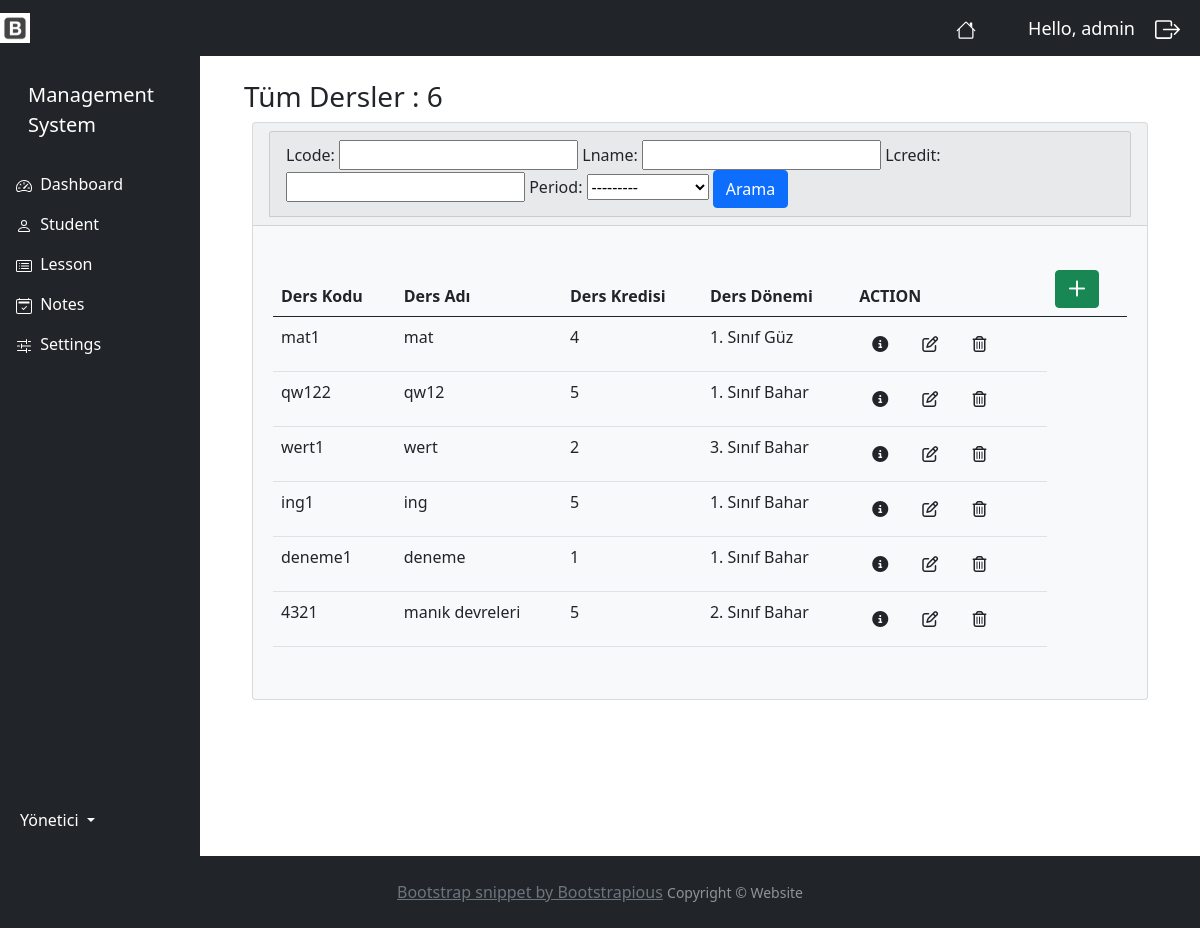
The page /lessons/ (signed in) on the database as committed earlier.
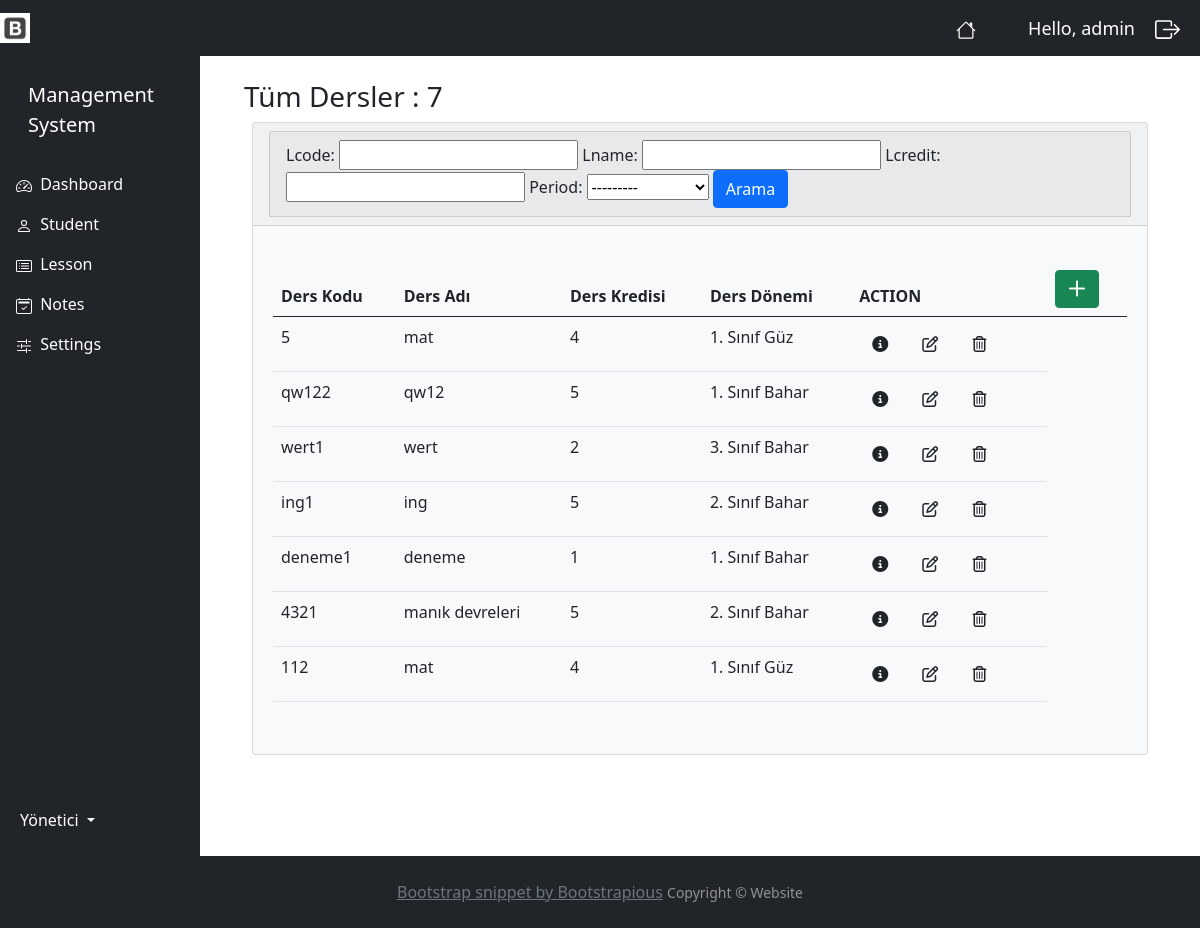
The same page on the database as committed later.
### myapp/models.py (models this page shows, shortened)
class Lesson(models.Model):
    lcode = models.CharField(blank=True, max_length=50)
    lname = models.CharField(blank=True, max_length=50)
    lcredit = models.IntegerField(blank=True, null=True)
    period = models.ForeignKey(Period, null=True, on_delete=models.SET_NULL)

class Period(models.Model):
    STATUS = (
        ('sinif1guz', '1. Sınıf Güz'),
        ('sinif1bahar', '1. Sınıf Bahar'),
        ('sinif2guz', '2. Sınıf Güz'),
        ('sinif2bahar', '2. Sınıf Bahar'),
        ('sinif3guz', '3. Sınıf Güz'),
        ('sinif3bahar', '3. Sınıf Bahar'),
        ('sinif4guz', '4. Sınıf Güz'),
        ('sinif4bahar', '4. Sınıf Bahar'),
    )
    name = models.CharField(max_length=20, null=True, choices=STATUS)
    def __str__(self):
        return self.name

### myapp/decorators.py (the view)
        def wrapper_func(request, *args, **kwargs):
            group =None
            if request.user.groups.exists():
                group = request.user.groups.all()[0].name
            if group in allowed_roles:
                return view_func(request, *args, **kwargs)
            else:
                return HttpResponse('You are not authorized to view this page')

### myapp/views.py (called while the page is built)
@login_required(login_url='login')
@allowed_users(allowed_roles=['admin'])
def lessons(request):
    lessons = Lesson.objects.all()
    lesson_count = lessons.count()
    myFilter = LessonFilter(request.GET, queryset=lessons)
    lessons = myFilter.qs
    total_lesson = lessons.count()
    context = {
        'lessons':lessons,
        'lesson_count':lesson_count,
        'total_lesson':total_lesson,
        'myFilter':myFilter,
    }
    return  render(request, 'accounts/lesson_view.html', context)

### myapp/templates/accounts/lesson_view.html (shortened to what this page needs)
{% extends 'accounts/main.html' %}
{% block content %}
<div class="container-fluid">
    <h3 class="m-2">Tüm Dersler : {{ lesson_count }}</h3>
    <div class="row">
        <div class="col-12">
            <div class="card bg-light ms-3 me-3 mb-3">
                <div class="card-header">
                    <div class="col">
                        <div class="card card-header">
                            <form method="get">
                                {{ myFilter.form }}
                                <button class="btn btn-primary" type="submit">Arama</button>
                            </form>
                        </div>
                    </div>
                </div>
                {% if lessons %}
                <div class="card-body m-1">
                    <p class="card-text">
                        <div class="table-responsive">
                            <table class="table table-hover">
                                <thead>
                                    <tr>
                                        <th scope="col">Ders Kodu</th>
                                        <th scope="col">Ders Adı</th>
                                        <th scope="col">Ders Kredisi</th>
                                        <th scope="col">Ders Dönemi</th>
                                        <th scope="col">ACTION</th>
                                        <th scope="col">
                                            <a class="btn btn-success me-1" href="{% url 'lesson_add' %}">
                                                <i class="fa-regular fa-plus fa-lg"></i>
                                            </a>
                                        </th>
                                    </tr>
                                </thead>
                                <tbody>
                                   {% for i in lessons %}
                                    <tr>
                                        <td>{{ i.lcode }}</td>
                                        <td>{{ i.lname }}</td>
                                        <td>{{ i.lcredit }}</td>
                                        <td>{{ i.period }}</td>
                                        <td>
                                            <button type="button" class="btn me-1" href="{% url 'lesson_view' i.id %}" data-bs-toggle="modal" data-bs-target="#myModal{{ i.id }}">
                                                <i class="fa-solid fa-circle-info"></i>
                                            </button>
                                            <a class="btn btn me-1" href="{% url 'lesson_edit' i.id %}">
                                                <i class="fa-regular fa-pen-to-square"></i>
                                            </a>
                                            <button type="button" class="btn " data-bs-toggle="modal" data-bs-target="#delete{{ i.id }}">
                                                <i class="fa-regular fa-trash-can"></i>
                                            </button>
                                        </td>
                                    </tr>
                                    {% endfor %}
                                </tbody>
                            </table>
                        </div>
                    </p>
                </div>
            </div>
                {% else %}
                    <p></p>
                    <h5 class="alert alert-primary ms-4 me-4">Ders Kaydı Yok</h5>
                {% endif %}
        </div>
    </div>
</div>
{% endblock content %}

### myapp/templates/accounts/main.html (shortened to what this page needs)
{% load static %}
<!DOCTYPE html>
<html lang="en">
<head>
    <link rel="stylesheet" href="https://cdnjs.cloudflare.com/ajax/libs/font-awesome/6.1.2/css/all.min.css">
    <link rel="stylesheet" type="text/css" href="{% static '/css/main.css' %}">
    <link href="https://cdn.jsdelivr.net/npm/bootstrap@5.0.2/dist/css/bootstrap.min.css" rel="stylesheet">
    </head>
<body>
    {% include 'accounts/navbar.html' %}
    <div class="container-fluid">
        <div class="row flex-nowrap">
            {% include 'accounts/sidebar.html' %}
            <div class="col py-3">
                {% block content %}{% endblock content %}
            </div>
        </div>
    </div>
    {% include 'accounts/footer.html' %}
</body>
</html>

### myapp/templates/accounts/navbar.html (shortened to what this page needs)
{% load static %}
<nav class="navbar navbar-expand-lg navbar-dark bg-dark">
  <a href="{% url 'index' %}"><img  width="30" height="30" class="d-inline-block align-top" alt=""  src="{% static 'images/icon.jpeg' %}"></a>
    <span><a href="/" class="nav-link text-white align-middle px-5">
          </a>
    </span>
    <span class="hello-msg">Hello, {{ request.user }} </span>
    <span ><a  class="hello-msg " href="{% url 'logout' %}">
        </a>
    </span>
</nav>

### myapp/templates/accounts/sidebar.html (shortened to what this page needs)
        <div class="col-auto col-md-3 col-xl-2 px-sm-2 px-0 bg-dark">
            <div class="d-flex flex-column align-items-center align-items-sm-start px-2 pt-4 text-white min-vh-100">
                <a href="/" class="d-flex align-items-center pb-4 px-1 mb-md-0 me-md-auto text-white text-decoration-none">
                    <span class="fs-5 d-none ms-2 d-sm-inline">Management System</span>
                </a>
                <ul class="nav nav-pills flex-column mb-sm-auto mb-0 align-items-center align-items-sm-start" id="menu">
                    <li class="nav-item">
                        <a href="/" class="nav-link text-white align-middle px-0">
                             <span class="ms-1 d-none d-sm-inline">Dashboard</span>
                        </a>
                    </li>
                    <li>
                        <a href="#submenu1" data-bs-toggle="collapse" class="nav-link text-white px-0 align-middle">
                             <span class="ms-1 d-none d-sm-inline">Student</span> </a>
                    </li>
                    <li>
                        <a href="#submenu2" data-bs-toggle="collapse" class="nav-link text-white px-0 align-middle ">
                             <span class="ms-1 d-none d-sm-inline">Lesson</span></a>
                    </li>
                    <li>
                        <a href="#submenu3" data-bs-toggle="collapse" class="nav-link text-white px-0 align-middle">
                             <span class="ms-1 text-white d-none d-sm-inline">Notes</span> </a>
                    </li>
                    <li>
                        <a href="#" class="nav-link px-0 text-white align-middle">
                             <span class="ms-1 d-none d-sm-inline">Settings</span> </a>
                    </li>
                </ul>
                <div class="dropdown pb-4">
                    <a href="#" class="d-flex align-items-center text-white text-decoration-none dropdown-toggle" id="dropdownUser1" data-bs-toggle="dropdown" aria-expanded="false">
                        <span class="d-none d-sm-inline mx-1">Yönetici</span>
                    </a>
                </div>
            </div>
        </div>

### myapp/templates/accounts/footer.html (shortened to what this page needs)
  <footer id="sticky-footer" class="flex-shrink-0 py-4 bg-dark text-white-50">
    <div class="container text-center">
      <a href="https://bootstrapious.com/snippets" class="text-muted">Bootstrap snippet by Bootstrapious</a>
      <small>Copyright &copy; Website</small>
    </div>
  </footer>

### static/css/main.css (style rules this page uses)
body { background-color: #ebeff5; }

### myapp/templates/accounts/navbar.html (style rules this page uses)
.hello-msg { font-size: 18px; color: #fff; margin-right: 20px; }

### myapp/templates/accounts/footer.html (style rules this page uses)
html, body { height: 100%; }

Rows that differ between the two databases and show on the page:
changed Lesson (number 1 of 7 on the later page): lcode "mat1" → "5"
changed Lesson "ing1": period "1. Sınıf Bahar" → "2. Sınıf Bahar"
added Lesson: lcode "112", lname "mat", lcredit "4", period "1. Sınıf Güz"
Other text that changed with them:
{{ lesson_count }}: "6" → "7"
